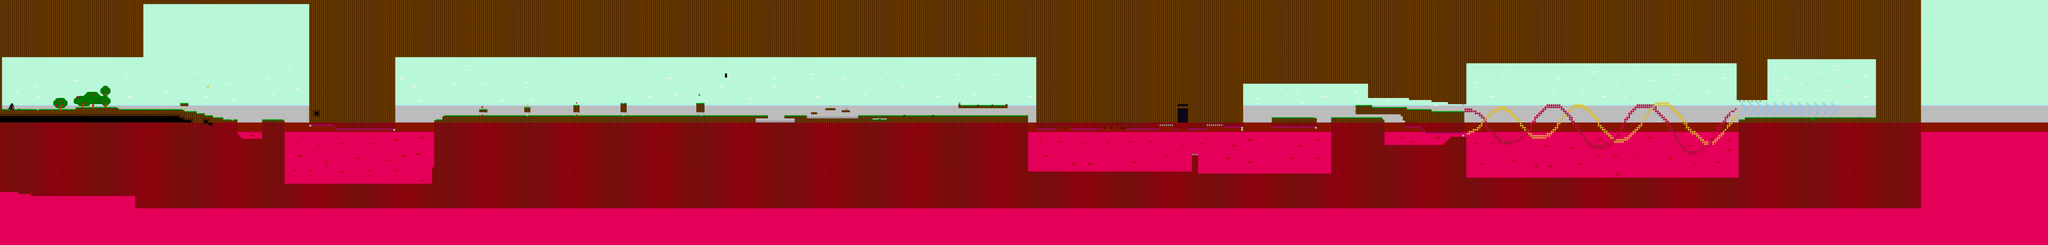

Tiled map render using the project's own tile images. Description and the map definition, with tile-layer contents summarised, below:
An orthogonal 1000x120 tile map with 16x16 px tiles, 4 tile layers (Backgrounds, BG Elements, Platfs, Spawns), 1 hidden layer not drawn, 2 tilesets.

<map version="1.0" orientation="orthogonal" width="1000" height="120" tilewidth="16" tileheight="16">
 <tileset firstgid="1" name="tileset_backgrounds" tilewidth="16" tileheight="16" spacing="2" margin="1">
  <image source="tileset_backgrounds.png" trans="ff00ff" width="252" height="396" />
  <tile id="70">
   <properties>
    <property name="type" value="spikes" />
   </properties>
  </tile>
  <tile id="71">
   <properties>
    <property name="type" value="spikes" />
   </properties>
  </tile>
  <tile id="72">
   <properties>
    <property name="type" value="spikes" />
   </properties>
  </tile>
  <tile id="73">
   <properties>
    <property name="type" value="spikes" />
   </properties>
  </tile>
 </tileset>
 <tileset firstgid="309" name="tileset_spawns" tilewidth="16" tileheight="16" spacing="2" margin="1">
  <image source="tileset_spawns.png" trans="ff00ff" width="198" height="108" />
  <tile id="0">
   <properties>
    <property name="type" value="race_start" />
   </properties>
  </tile>
  <tile id="1">
   <properties>
    <property name="type" value="race_finish" />
   </properties>
  </tile>
  <tile id="2">
   <properties>
    <property name="type" value="spider" />
   </properties>
  </tile>
  <tile id="3">
   <properties>
    <property name="type" value="bat" />
   </properties>
  </tile>
  <tile id="10">
   <properties>
    <property name="type" value="item_apple" />
   </properties>
  </tile>
  <tile id="21">
   <properties>
    <property name="type" value="item_bananas" />
   </properties>
  </tile>
  <tile id="32">
   <properties>
    <property name="type" value="item_chicken" />
   </properties>
  </tile>
  <tile id="43">
   <properties>
    <property name="type" value="powerup_speed" />
   </properties>
  </tile>
  <tile id="54">
   <properties>
    <property name="type" value="powerup_jump" />
   </properties>
  </tile>
  <tile id="55">
   <properties>
    <property name="type" value="player" />
   </properties>
  </tile>
  <tile id="56">
   <properties>
    <property name="type" value="boss" />
   </properties>
  </tile>
  <tile id="65">
   <properties>
    <property name="type" value="powerup_invencibility" />
   </properties>
  </tile>
 </tileset>
 <layer name="Backgrounds" width="1000" height="120">
  <data>[120000 cells, 119998 non-empty, 11 distinct tile ids]</data>
 </layer>
 <layer name="BG Elements" width="1000" height="120">
  <data>[120000 cells, 983 non-empty, 35 distinct tile ids]</data>
 </layer>
 <layer name="Platfs" width="1000" height="120">
  <data>[120000 cells, 63651 non-empty, 18 distinct tile ids]</data>
 </layer>
 <layer name="Spawns" width="1000" height="120">
  <data>[120000 cells, 741 non-empty, 23 distinct tile ids]</data>
 </layer>
 <layer name="guiaJJ" width="1000" height="120" visible="0">
  <data>[120000 cells, 811 non-empty, 3 distinct tile ids]</data>
 </layer>
</map>
